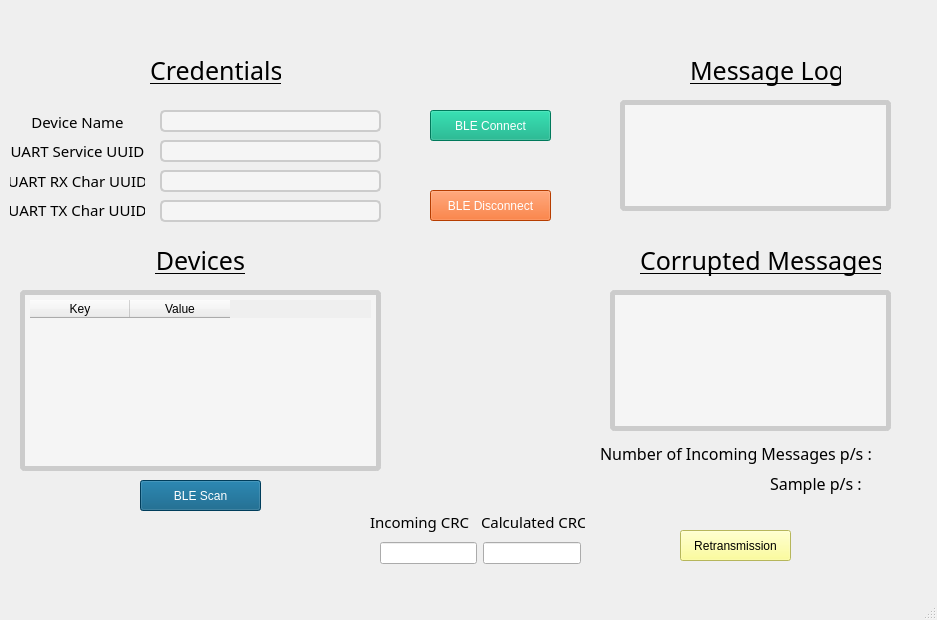
<?xml version="1.0" encoding="UTF-8"?>
<ui version="4.0">
 <class>MainWindow</class>
 <widget class="QMainWindow" name="MainWindow">
  <property name="geometry">
   <rect>
    <x>0</x>
    <y>0</y>
    <width>937</width>
    <height>620</height>
   </rect>
  </property>
  <property name="windowTitle">
   <string/>
  </property>
  <widget class="QWidget" name="centralwidget">
   <widget class="QPushButton" name="ble_retransmission_button">
    <property name="geometry">
     <rect>
      <x>680</x>
      <y>530</y>
      <width>111</width>
      <height>31</height>
     </rect>
    </property>
    <property name="styleSheet">
     <string notr="true"> QPushButton {
     
		
	background-color: rgb(255, 255, 127);
        padding: 5px;
		
	color: rgb(0, 0, 0);
		font: 25 10pt &quot;Arial Nova Cond Light&quot;;
    }

    QPushButton:pressed {
        background-color: #ffcc00;
        border-color: #ff9900;
        color: #ffffff;
        padding: 7px;
    }</string>
    </property>
    <property name="text">
     <string>Retransmission</string>
    </property>
   </widget>
   <widget class="QLabel" name="label_6">
    <property name="geometry">
     <rect>
      <x>690</x>
      <y>50</y>
      <width>151</width>
      <height>41</height>
     </rect>
    </property>
    <property name="font">
     <font>
      <family>Arial Nova Cond Light</family>
      <pointsize>19</pointsize>
      <underline>true</underline>
     </font>
    </property>
    <property name="text">
     <string>Message Log</string>
    </property>
   </widget>
   <widget class="QLineEdit" name="ble_tx_uuid">
    <property name="geometry">
     <rect>
      <x>160</x>
      <y>200</y>
      <width>221</width>
      <height>22</height>
     </rect>
    </property>
    <property name="styleSheet">
     <string notr="true">QLineEdit {
    background-color: #f5f5f5; /* Default background color */
    border: 2px solid #cccccc;
    border-radius: 5px;
    padding: 5px;
    font-family: Arial, sans-serif; /* Default font family */
    font-size: 12px; /* Default font size */
    color: #333333; /* Default text color */
}

QLineEdit:focus {
    border-color: #ff9900; /* Border color when focused */
}

QLineEdit::placeholder {
    color: #999999; /* Placeholder text color */
}

QLineEdit::hover {
    background-color: #ffffff; /* Background color when hovered */
    border-color: #ff9900; /* Border color when hovered */
    color: #333333; /* Text color when hovered */
}</string>
    </property>
   </widget>
   <widget class="QLineEdit" name="ble_uuid">
    <property name="geometry">
     <rect>
      <x>160</x>
      <y>140</y>
      <width>221</width>
      <height>22</height>
     </rect>
    </property>
    <property name="styleSheet">
     <string notr="true">QLineEdit {
    background-color: #f5f5f5; /* Default background color */
    border: 2px solid #cccccc;
    border-radius: 5px;
    padding: 5px;
    font-family: Arial, sans-serif; /* Default font family */
    font-size: 12px; /* Default font size */
    color: #333333; /* Default text color */
}

QLineEdit:focus {
    border-color: #ff9900; /* Border color when focused */
}

QLineEdit::placeholder {
    color: #999999; /* Placeholder text color */
}

QLineEdit::hover {
    background-color: #ffffff; /* Background color when hovered */
    border-color: #ff9900; /* Border color when hovered */
    color: #333333; /* Text color when hovered */
}</string>
    </property>
   </widget>
   <widget class="QPlainTextEdit" name="ble_log_text_edit">
    <property name="enabled">
     <bool>false</bool>
    </property>
    <property name="geometry">
     <rect>
      <x>620</x>
      <y>100</y>
      <width>271</width>
      <height>111</height>
     </rect>
    </property>
    <property name="styleSheet">
     <string notr="true">QPlainTextEdit {
    background-color: #f5f5f5; /* Default background color */
    border: 5px solid #cccccc;
    border-radius: 5px;
    padding: 5px;
    font: 25 10pt &quot;Arial Nova Cond Light&quot;;
    
    color: #333333; /* Default text color */
}

QPlainTextEdit:focus {
    border-color: #ff9900; /* Border color when focused */
}

QPlainTextEdit::placeholder {
    color: #999999; /* Placeholder text color */
}

QPlainTextEdit::hover {
    background-color: #ffffff; /* Background color when hovered */
    border-color: #ff9900; /* Border color when hovered */
    color: #333333; /* Text color when hovered */
}</string>
    </property>
   </widget>
   <widget class="QPushButton" name="ble_disconnect_button">
    <property name="geometry">
     <rect>
      <x>430</x>
      <y>190</y>
      <width>121</width>
      <height>31</height>
     </rect>
    </property>
    <property name="styleSheet">
     <string notr="true"> QPushButton {
        
		background-color: rgb(255, 85, 0);
  
        padding: 5px;
		color:  #ffffff;
font: 25 10pt &quot;Arial Nova Cond Light&quot;;
    }

    QPushButton:pressed {
        background-color: #ffcc00;
        border-color: #ff9900;
        color: #ffffff;
        padding: 7px;
    }</string>
    </property>
    <property name="text">
     <string>BLE Disconnect</string>
    </property>
   </widget>
   <widget class="QLineEdit" name="ble_name">
    <property name="geometry">
     <rect>
      <x>160</x>
      <y>110</y>
      <width>221</width>
      <height>22</height>
     </rect>
    </property>
    <property name="styleSheet">
     <string notr="true">QLineEdit {
    background-color: #f5f5f5; /* Default background color */
    border: 2px solid #cccccc;
    border-radius: 5px;
    padding: 5px;
    font-family: Arial, sans-serif; /* Default font family */
    font-size: 12px; /* Default font size */
    color: #333333; /* Default text color */
}

QLineEdit:focus {
    border-color: #ff9900; /* Border color when focused */
}

QLineEdit::placeholder {
    color: #999999; /* Placeholder text color */
}

QLineEdit::hover {
    background-color: #ffffff; /* Background color when hovered */
    border-color: #ff9900; /* Border color when hovered */
    color: #333333; /* Text color when hovered */
}</string>
    </property>
   </widget>
   <widget class="QLineEdit" name="ble_rx_uuid">
    <property name="geometry">
     <rect>
      <x>160</x>
      <y>170</y>
      <width>221</width>
      <height>22</height>
     </rect>
    </property>
    <property name="styleSheet">
     <string notr="true">QLineEdit {
    background-color: #f5f5f5; /* Default background color */
    border: 2px solid #cccccc;
    border-radius: 5px;
    padding: 5px;
    font-family: Arial, sans-serif; /* Default font family */
    font-size: 12px; /* Default font size */
    color: #333333; /* Default text color */
}

QLineEdit:focus {
    border-color: #ff9900; /* Border color when focused */
}

QLineEdit::placeholder {
    color: #999999; /* Placeholder text color */
}

QLineEdit::hover {
    background-color: #ffffff; /* Background color when hovered */
    border-color: #ff9900; /* Border color when hovered */
    color: #333333; /* Text color when hovered */
}</string>
    </property>
   </widget>
   <widget class="QLabel" name="label_9">
    <property name="geometry">
     <rect>
      <x>640</x>
      <y>240</y>
      <width>241</width>
      <height>41</height>
     </rect>
    </property>
    <property name="font">
     <font>
      <family>Arial Nova Cond Light</family>
      <pointsize>19</pointsize>
      <underline>true</underline>
     </font>
    </property>
    <property name="text">
     <string>Corrupted Messages</string>
    </property>
   </widget>
   <widget class="QPushButton" name="ble_connect_button">
    <property name="geometry">
     <rect>
      <x>430</x>
      <y>110</y>
      <width>121</width>
      <height>31</height>
     </rect>
    </property>
    <property name="palette">
     <palette>
      <active>
       <colorrole role="WindowText">
        <brush brushstyle="SolidPattern">
         <color alpha="255">
          <red>255</red>
          <green>255</green>
          <blue>255</blue>
         </color>
        </brush>
       </colorrole>
       <colorrole role="Button">
        <brush brushstyle="SolidPattern">
         <color alpha="255">
          <red>0</red>
          <green>170</green>
          <blue>127</blue>
         </color>
        </brush>
       </colorrole>
       <colorrole role="Text">
        <brush brushstyle="SolidPattern">
         <color alpha="255">
          <red>255</red>
          <green>255</green>
          <blue>255</blue>
         </color>
        </brush>
       </colorrole>
       <colorrole role="ButtonText">
        <brush brushstyle="SolidPattern">
         <color alpha="255">
          <red>255</red>
          <green>255</green>
          <blue>255</blue>
         </color>
        </brush>
       </colorrole>
       <colorrole role="Base">
        <brush brushstyle="SolidPattern">
         <color alpha="255">
          <red>0</red>
          <green>170</green>
          <blue>127</blue>
         </color>
        </brush>
       </colorrole>
       <colorrole role="Window">
        <brush brushstyle="SolidPattern">
         <color alpha="255">
          <red>0</red>
          <green>170</green>
          <blue>127</blue>
         </color>
        </brush>
       </colorrole>
       <colorrole role="PlaceholderText">
        <brush brushstyle="NoBrush">
         <color alpha="128">
          <red>255</red>
          <green>255</green>
          <blue>255</blue>
         </color>
        </brush>
       </colorrole>
      </active>
      <inactive>
       <colorrole role="WindowText">
        <brush brushstyle="SolidPattern">
         <color alpha="255">
          <red>255</red>
          <green>255</green>
          <blue>255</blue>
         </color>
        </brush>
       </colorrole>
       <colorrole role="Button">
        <brush brushstyle="SolidPattern">
         <color alpha="255">
          <red>0</red>
          <green>170</green>
          <blue>127</blue>
         </color>
        </brush>
       </colorrole>
       <colorrole role="Text">
        <brush brushstyle="SolidPattern">
         <color alpha="255">
          <red>255</red>
          <green>255</green>
          <blue>255</blue>
         </color>
        </brush>
       </colorrole>
       <colorrole role="ButtonText">
        <brush brushstyle="SolidPattern">
         <color alpha="255">
          <red>255</red>
          <green>255</green>
          <blue>255</blue>
         </color>
        </brush>
       </colorrole>
       <colorrole role="Base">
        <brush brushstyle="SolidPattern">
         <color alpha="255">
          <red>0</red>
          <green>170</green>
          <blue>127</blue>
         </color>
        </brush>
       </colorrole>
       <colorrole role="Window">
        <brush brushstyle="SolidPattern">
         <color alpha="255">
          <red>0</red>
          <green>170</green>
          <blue>127</blue>
         </color>
        </brush>
       </colorrole>
       <colorrole role="PlaceholderText">
        <brush brushstyle="NoBrush">
         <color alpha="128">
          <red>255</red>
          <green>255</green>
          <blue>255</blue>
         </color>
        </brush>
       </colorrole>
      </inactive>
      <disabled>
       <colorrole role="WindowText">
        <brush brushstyle="SolidPattern">
         <color alpha="255">
          <red>255</red>
          <green>255</green>
          <blue>255</blue>
         </color>
        </brush>
       </colorrole>
       <colorrole role="Button">
        <brush brushstyle="SolidPattern">
         <color alpha="255">
          <red>0</red>
          <green>170</green>
          <blue>127</blue>
         </color>
        </brush>
       </colorrole>
       <colorrole role="Text">
        <brush brushstyle="SolidPattern">
         <color alpha="255">
          <red>255</red>
          <green>255</green>
          <blue>255</blue>
         </color>
        </brush>
       </colorrole>
       <colorrole role="ButtonText">
        <brush brushstyle="SolidPattern">
         <color alpha="255">
          <red>255</red>
          <green>255</green>
          <blue>255</blue>
         </color>
        </brush>
       </colorrole>
       <colorrole role="Base">
        <brush brushstyle="SolidPattern">
         <color alpha="255">
          <red>0</red>
          <green>170</green>
          <blue>127</blue>
         </color>
        </brush>
       </colorrole>
       <colorrole role="Window">
        <brush brushstyle="SolidPattern">
         <color alpha="255">
          <red>0</red>
          <green>170</green>
          <blue>127</blue>
         </color>
        </brush>
       </colorrole>
       <colorrole role="PlaceholderText">
        <brush brushstyle="NoBrush">
         <color alpha="128">
          <red>255</red>
          <green>255</green>
          <blue>255</blue>
         </color>
        </brush>
       </colorrole>
      </disabled>
     </palette>
    </property>
    <property name="styleSheet">
     <string notr="true"> QPushButton {
     
		background-color: rgb(0, 170, 127);
        padding: 5px;
		color:  #ffffff;
		font: 25 10pt &quot;Arial Nova Cond Light&quot;;
    }

    QPushButton:pressed {
        background-color: #ffcc00;
        border-color: #ff9900;
        color: #ffffff;
        padding: 7px;
    }</string>
    </property>
    <property name="text">
     <string>BLE Connect</string>
    </property>
   </widget>
   <widget class="QLabel" name="label_5">
    <property name="geometry">
     <rect>
      <x>150</x>
      <y>40</y>
      <width>131</width>
      <height>61</height>
     </rect>
    </property>
    <property name="font">
     <font>
      <family>Arial Nova Cond Light</family>
      <pointsize>19</pointsize>
      <underline>true</underline>
     </font>
    </property>
    <property name="text">
     <string>Credentials</string>
    </property>
   </widget>
   <widget class="QWidget" name="layoutWidget">
    <property name="geometry">
     <rect>
      <x>10</x>
      <y>110</y>
      <width>135</width>
      <height>111</height>
     </rect>
    </property>
    <layout class="QVBoxLayout" name="verticalLayout">
     <item>
      <widget class="QLabel" name="label">
       <property name="font">
        <font>
         <family>Arial Nova Cond Light</family>
         <pointsize>11</pointsize>
         <weight>50</weight>
         <bold>false</bold>
        </font>
       </property>
       <property name="text">
        <string>Device Name</string>
       </property>
       <property name="textFormat">
        <enum>Qt::PlainText</enum>
       </property>
       <property name="alignment">
        <set>Qt::AlignCenter</set>
       </property>
      </widget>
     </item>
     <item>
      <widget class="QLabel" name="label_2">
       <property name="font">
        <font>
         <family>Arial Nova Cond Light</family>
         <pointsize>11</pointsize>
         <weight>50</weight>
         <bold>false</bold>
        </font>
       </property>
       <property name="text">
        <string>UART Service UUID</string>
       </property>
       <property name="textFormat">
        <enum>Qt::PlainText</enum>
       </property>
       <property name="alignment">
        <set>Qt::AlignCenter</set>
       </property>
      </widget>
     </item>
     <item>
      <widget class="QLabel" name="label_3">
       <property name="font">
        <font>
         <family>Arial Nova Cond Light</family>
         <pointsize>11</pointsize>
         <weight>50</weight>
         <bold>false</bold>
        </font>
       </property>
       <property name="text">
        <string>UART RX Char UUID</string>
       </property>
       <property name="textFormat">
        <enum>Qt::PlainText</enum>
       </property>
       <property name="alignment">
        <set>Qt::AlignCenter</set>
       </property>
      </widget>
     </item>
     <item>
      <widget class="QLabel" name="label_4">
       <property name="font">
        <font>
         <family>Arial Nova Cond Light</family>
         <pointsize>11</pointsize>
         <weight>50</weight>
         <bold>false</bold>
        </font>
       </property>
       <property name="text">
        <string>UART TX Char UUID</string>
       </property>
       <property name="textFormat">
        <enum>Qt::PlainText</enum>
       </property>
       <property name="alignment">
        <set>Qt::AlignCenter</set>
       </property>
      </widget>
     </item>
    </layout>
   </widget>
   <widget class="QPlainTextEdit" name="ble_corrupted_text_edit">
    <property name="enabled">
     <bool>false</bool>
    </property>
    <property name="geometry">
     <rect>
      <x>610</x>
      <y>290</y>
      <width>281</width>
      <height>141</height>
     </rect>
    </property>
    <property name="styleSheet">
     <string notr="true">QPlainTextEdit {
    background-color: #f5f5f5; /* Default background color */
    border: 5px solid #cccccc;
    border-radius: 5px;
    padding: 5px;
    font: 25 10pt &quot;Arial Nova Cond Light&quot;;
    
    color: #333333; /* Default text color */
}

QPlainTextEdit:focus {
    border-color: #ff9900; /* Border color when focused */
}

QPlainTextEdit::placeholder {
    color: #999999; /* Placeholder text color */
}

QPlainTextEdit::hover {
    background-color: #ffffff; /* Background color when hovered */
    border-color: #ff9900; /* Border color when hovered */
    color: #333333; /* Text color when hovered */
}</string>
    </property>
   </widget>
   <widget class="QPushButton" name="ble_scan_devices_button">
    <property name="geometry">
     <rect>
      <x>140</x>
      <y>480</y>
      <width>121</width>
      <height>31</height>
     </rect>
    </property>
    <property name="palette">
     <palette>
      <active>
       <colorrole role="WindowText">
        <brush brushstyle="SolidPattern">
         <color alpha="255">
          <red>255</red>
          <green>255</green>
          <blue>255</blue>
         </color>
        </brush>
       </colorrole>
       <colorrole role="Button">
        <brush brushstyle="SolidPattern">
         <color alpha="255">
          <red>0</red>
          <green>85</green>
          <blue>127</blue>
         </color>
        </brush>
       </colorrole>
       <colorrole role="Text">
        <brush brushstyle="SolidPattern">
         <color alpha="255">
          <red>255</red>
          <green>255</green>
          <blue>255</blue>
         </color>
        </brush>
       </colorrole>
       <colorrole role="ButtonText">
        <brush brushstyle="SolidPattern">
         <color alpha="255">
          <red>255</red>
          <green>255</green>
          <blue>255</blue>
         </color>
        </brush>
       </colorrole>
       <colorrole role="Base">
        <brush brushstyle="SolidPattern">
         <color alpha="255">
          <red>0</red>
          <green>85</green>
          <blue>127</blue>
         </color>
        </brush>
       </colorrole>
       <colorrole role="Window">
        <brush brushstyle="SolidPattern">
         <color alpha="255">
          <red>0</red>
          <green>85</green>
          <blue>127</blue>
         </color>
        </brush>
       </colorrole>
       <colorrole role="PlaceholderText">
        <brush brushstyle="NoBrush">
         <color alpha="128">
          <red>255</red>
          <green>255</green>
          <blue>255</blue>
         </color>
        </brush>
       </colorrole>
      </active>
      <inactive>
       <colorrole role="WindowText">
        <brush brushstyle="SolidPattern">
         <color alpha="255">
          <red>255</red>
          <green>255</green>
          <blue>255</blue>
         </color>
        </brush>
       </colorrole>
       <colorrole role="Button">
        <brush brushstyle="SolidPattern">
         <color alpha="255">
          <red>0</red>
          <green>85</green>
          <blue>127</blue>
         </color>
        </brush>
       </colorrole>
       <colorrole role="Text">
        <brush brushstyle="SolidPattern">
         <color alpha="255">
          <red>255</red>
          <green>255</green>
          <blue>255</blue>
         </color>
        </brush>
       </colorrole>
       <colorrole role="ButtonText">
        <brush brushstyle="SolidPattern">
         <color alpha="255">
          <red>255</red>
          <green>255</green>
          <blue>255</blue>
         </color>
        </brush>
       </colorrole>
       <colorrole role="Base">
        <brush brushstyle="SolidPattern">
         <color alpha="255">
          <red>0</red>
          <green>85</green>
          <blue>127</blue>
         </color>
        </brush>
       </colorrole>
       <colorrole role="Window">
        <brush brushstyle="SolidPattern">
         <color alpha="255">
          <red>0</red>
          <green>85</green>
          <blue>127</blue>
         </color>
        </brush>
       </colorrole>
       <colorrole role="PlaceholderText">
        <brush brushstyle="NoBrush">
         <color alpha="128">
          <red>255</red>
          <green>255</green>
          <blue>255</blue>
         </color>
        </brush>
       </colorrole>
      </inactive>
      <disabled>
       <colorrole role="WindowText">
        <brush brushstyle="SolidPattern">
         <color alpha="255">
          <red>255</red>
          <green>255</green>
          <blue>255</blue>
         </color>
        </brush>
       </colorrole>
       <colorrole role="Button">
        <brush brushstyle="SolidPattern">
         <color alpha="255">
          <red>0</red>
          <green>85</green>
          <blue>127</blue>
         </color>
        </brush>
       </colorrole>
       <colorrole role="Text">
        <brush brushstyle="SolidPattern">
         <color alpha="255">
          <red>255</red>
          <green>255</green>
          <blue>255</blue>
         </color>
        </brush>
       </colorrole>
       <colorrole role="ButtonText">
        <brush brushstyle="SolidPattern">
         <color alpha="255">
          <red>255</red>
          <green>255</green>
          <blue>255</blue>
         </color>
        </brush>
       </colorrole>
       <colorrole role="Base">
        <brush brushstyle="SolidPattern">
         <color alpha="255">
          <red>0</red>
          <green>85</green>
          <blue>127</blue>
         </color>
        </brush>
       </colorrole>
       <colorrole role="Window">
        <brush brushstyle="SolidPattern">
         <color alpha="255">
          <red>0</red>
          <green>85</green>
          <blue>127</blue>
         </color>
        </brush>
       </colorrole>
       <colorrole role="PlaceholderText">
        <brush brushstyle="NoBrush">
         <color alpha="128">
          <red>255</red>
          <green>255</green>
          <blue>255</blue>
         </color>
        </brush>
       </colorrole>
      </disabled>
     </palette>
    </property>
    <property name="styleSheet">
     <string notr="true"> QPushButton {
     	
		background-color: rgb(0, 85, 127);
        padding: 5px;
		color:  #ffffff;
		font: 25 10pt &quot;Arial Nova Cond Light&quot;;
    }

    QPushButton:pressed {
        background-color: #ffcc00;
        border-color: #ff9900;
        color: #ffffff;
        padding: 7px;
    }</string>
    </property>
    <property name="text">
     <string>BLE Scan</string>
    </property>
   </widget>
   <widget class="QLabel" name="label_10">
    <property name="geometry">
     <rect>
      <x>80</x>
      <y>240</y>
      <width>241</width>
      <height>41</height>
     </rect>
    </property>
    <property name="font">
     <font>
      <family>Arial Nova Cond Light</family>
      <pointsize>19</pointsize>
      <underline>true</underline>
     </font>
    </property>
    <property name="text">
     <string>Devices</string>
    </property>
    <property name="alignment">
     <set>Qt::AlignCenter</set>
    </property>
   </widget>
   <widget class="QTableWidget" name="ble_devices_table_widget">
    <property name="geometry">
     <rect>
      <x>20</x>
      <y>290</y>
      <width>361</width>
      <height>181</height>
     </rect>
    </property>
    <property name="styleSheet">
     <string notr="true">QTableWidget {
    background-color: #f5f5f5; /* Default background color */
    border: 5px solid #cccccc;
    border-radius: 5px;
    padding: 5px;
    font: 25 10pt &quot;Arial Nova Cond Light&quot;;
    
    color: #333333; /* Default text color */
}

QTableWidget:focus {
    border-color: #ff9900; /* Border color when focused */
}

QTableWidget::placeholder {
    color: #999999; /* Placeholder text color */
}

QTableWidget::hover {
    background-color: #ffffff; /* Background color when hovered */
    border-color: #ff9900; /* Border color when hovered */
    color: #333333; /* Text color when hovered */
}</string>
    </property>
    <column>
     <property name="text">
      <string>Key</string>
     </property>
    </column>
    <column>
     <property name="text">
      <string>Value</string>
     </property>
    </column>
   </widget>
   <widget class="QWidget" name="layoutWidget">
    <property name="geometry">
     <rect>
      <x>600</x>
      <y>440</y>
      <width>291</width>
      <height>27</height>
     </rect>
    </property>
    <layout class="QHBoxLayout" name="horizontalLayout">
     <item>
      <widget class="QLabel" name="label_7">
       <property name="font">
        <font>
         <family>Arial Nova Cond Light</family>
         <pointsize>12</pointsize>
        </font>
       </property>
       <property name="text">
        <string>Number of Incoming Messages p/s :</string>
       </property>
      </widget>
     </item>
     <item>
      <widget class="QLabel" name="ble_speed_label">
       <property name="styleSheet">
        <string notr="true">font: 25 11pt &quot;Arial Nova Cond Light&quot;;</string>
       </property>
       <property name="text">
        <string/>
       </property>
      </widget>
     </item>
    </layout>
   </widget>
   <widget class="QWidget" name="">
    <property name="geometry">
     <rect>
      <x>370</x>
      <y>510</y>
      <width>215</width>
      <height>24</height>
     </rect>
    </property>
    <layout class="QHBoxLayout" name="horizontalLayout_2">
     <item>
      <widget class="QLabel" name="label_8">
       <property name="font">
        <font>
         <family>Arial Nova Cond Light</family>
         <pointsize>11</pointsize>
        </font>
       </property>
       <property name="text">
        <string>Incoming CRC |</string>
       </property>
      </widget>
     </item>
     <item>
      <widget class="QLabel" name="label_11">
       <property name="font">
        <font>
         <family>Arial Nova Cond Light</family>
         <pointsize>11</pointsize>
        </font>
       </property>
       <property name="text">
        <string>Calculated CRC</string>
       </property>
      </widget>
     </item>
    </layout>
   </widget>
   <widget class="QWidget" name="">
    <property name="geometry">
     <rect>
      <x>380</x>
      <y>540</y>
      <width>201</width>
      <height>26</height>
     </rect>
    </property>
    <layout class="QHBoxLayout" name="horizontalLayout_3">
     <item>
      <widget class="QLineEdit" name="incoming_crc_line_edit"/>
     </item>
     <item>
      <widget class="QLineEdit" name="calculated_crc_line_edit"/>
     </item>
    </layout>
   </widget>
   <widget class="QWidget" name="">
    <property name="geometry">
     <rect>
      <x>770</x>
      <y>470</y>
      <width>121</width>
      <height>27</height>
     </rect>
    </property>
    <layout class="QHBoxLayout" name="horizontalLayout_4">
     <item>
      <widget class="QLabel" name="label_12">
       <property name="font">
        <font>
         <family>Arial Nova Cond Light</family>
         <pointsize>12</pointsize>
        </font>
       </property>
       <property name="text">
        <string>Sample p/s :</string>
       </property>
      </widget>
     </item>
     <item>
      <widget class="QLabel" name="sps_label">
       <property name="text">
        <string/>
       </property>
      </widget>
     </item>
    </layout>
   </widget>
  </widget>
  <widget class="QMenuBar" name="menubar">
   <property name="geometry">
    <rect>
     <x>0</x>
     <y>0</y>
     <width>937</width>
     <height>26</height>
    </rect>
   </property>
  </widget>
  <widget class="QStatusBar" name="statusbar"/>
 </widget>
 <resources/>
 <connections/>
</ui>
